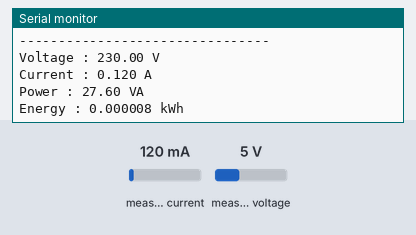
Recording of a sketch running on a simulated ESP32. Shown: the last lines printed to the serial monitor. The test bench sets the inputs (shaded band); at power-on: measured current 120 mA, measured voltage 5 V (analog values on the 0–4095 scale).

Above: at 4.2 s.
4.3 s: measured current set to 40 mA
At 5.6 s:
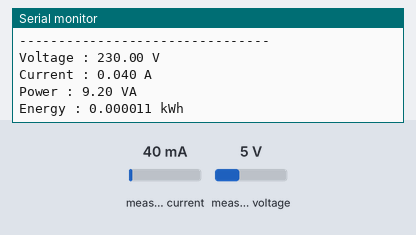
5.8 s: measured voltage set to 0.3 V
At 6.9 s:
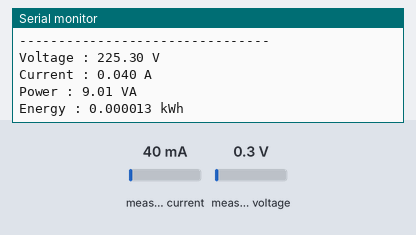
7.3 s: measured current set to 500 mA
At 8.6 s:
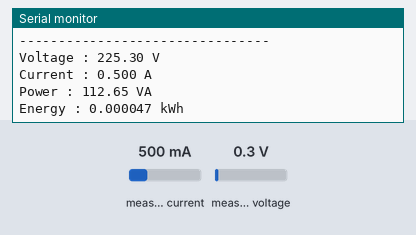
8.8 s: measured voltage set to 3.8 V
At 9.6 s:
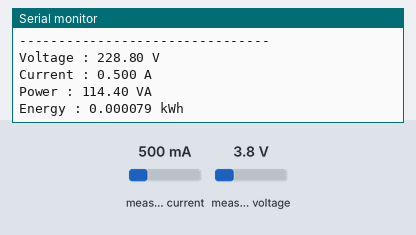
Timing chart, 0 to 11.3 s (numbered marks = the images above; inputs shaded):
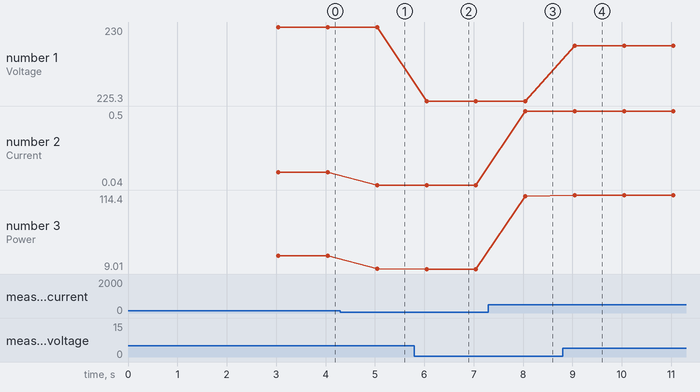

Measured:
- after the input at 4.3 s, the serial monitor: prints a new line after 0.75 s (image 1)
- after the input at 5.8 s, the serial monitor: prints a new line after 0.25 s (image 2)
- after the input at 7.3 s, the serial monitor: prints a new line after 0.75 s (image 3)
- after the input at 8.8 s, the serial monitor: prints a new line after 0.25 s (image 4)
- plotted number 1: 230 → 225.3 after the input at 5.8 s, 225.3 → 228.8 after the input at 8.8 s
- plotted number 2: 0.12 → 0.04 after the input at 4.3 s, 0.04 → 0.5 after the input at 7.3 s
- plotted number 3: 27.6 → 9.2 after the input at 4.3 s, 9.2 → 9.01 after the input at 5.8 s, 9.01 → 112.65 after the input at 7.3 s, 112.65 → 114.4 after the input at 8.8 s

The sketch:

FINALCODE.ino
```cpp
#include <ACS712.h>
#include <ZMPT101B.h>
#include <ThingerESP32.h>

//==================================================
// THINGER.IO
//==================================================

#define USERNAME "KADHIR"
#define DEVICE_ID "123"
#define DEVICE_CREDENTIAL "-c0vw7#nzINhOI3G"

#define SSID "RoBridge-5G"
#define PASSWORD "rajalakshmi23"

ThingerESP32 thing(USERNAME, DEVICE_ID, DEVICE_CREDENTIAL);

//==================================================
// Pins
//==================================================

#define CURRENT_PIN 35
#define VOLTAGE_PIN 34

//==================================================
// Sensors
//==================================================

// ACS712-20A
ACS712 ACS(CURRENT_PIN, 3.3, 4095, 100);

// ZMPT101B
ZMPT101B voltageSensor(VOLTAGE_PIN, 50.0);

//==================================================
// Variables
//==================================================

float voltage = 0;
float current = 0;
float power = 0;
double energy = 0;

unsigned long previousMillis = 0;

//==================================================
// Thresholds
//==================================================

// Mains OFF
const float MAINS_THRESHOLD = 80.0;

// Ignore tiny sensor noise only
const float MIN_CURRENT = 0.01;   //10mA
const float MIN_POWER = 2.0;      //2VA

//==================================================

void setup()
{
    Serial.begin(115200);

    analogReadResolution(12);

    Serial.println("==================================");
    Serial.println("GridPulse v1.0");
    Serial.println("==================================");

    delay(3000);

    Serial.println("Calibrating ACS712...");
    ACS.autoMidPoint();

    Serial.println("Calibrating ZMPT...");
    voltageSensor.setSensitivity(412);

    thing.add_wifi(SSID, PASSWORD);

    previousMillis = millis();

    //=========================
    // Thinger Resources
    //=========================

    thing["metrics"] >> [](pson &out)
    {
    out["device"] = "GRID-PULSE-01";

    out["online"] = true;

    out["voltage"] = voltage;

    out["current"] = current;

    out["power"] = power;

    out["energy"] = energy;

    if (voltage < MAINS_THRESHOLD)
        out["status"] = "POWER_FAILURE";
    else if (power < MIN_POWER)
        out["status"] = "STANDBY";
    else
        out["status"] = "ACTIVE";

    out["timestamp"] = millis();
    };
    Serial.println("System Ready");
}

void loop()
{
    thing.handle();

    static unsigned long previousSample = 0;

    if (millis() - previousSample >= 1000)
    {
        previousSample = millis();

        voltage = voltageSensor.getRmsVoltage();

        current = ACS.mA_AC(1000) / 1000.0;

        if (voltage < MAINS_THRESHOLD)
        {
            voltage = 0;
            current = 0;
            power = 0;
        }
        else
        {
            if (current < MIN_CURRENT)
                current = 0;

            power = voltage * current;

            if (power < MIN_POWER)
                power = 0;
        }

        unsigned long currentMillis = millis();

        float deltaTime =
            (currentMillis - previousMillis) / 1000.0;

        previousMillis = currentMillis;

        if (power > 0)
        {
            energy +=
                (power * deltaTime) / 3600000.0;
        }

        Serial.println("--------------------------------");

        Serial.print("Voltage : ");
        Serial.print(voltage, 2);
        Serial.println(" V");

        Serial.print("Current : ");
        Serial.print(current, 3);
        Serial.println(" A");

        Serial.print("Power : ");
        Serial.print(power, 2);
        Serial.println(" VA");

        Serial.print("Energy : ");
        Serial.print(energy, 6);
        Serial.println(" kWh");
    }
}
```
